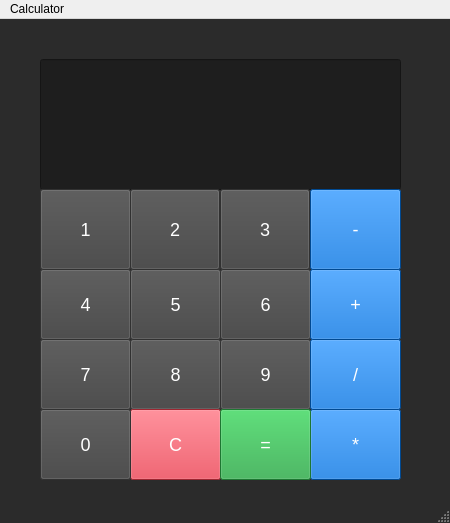
<?xml version="1.0" encoding="UTF-8"?>
<ui version="4.0">
 <class>MainWindow</class>
 <widget class="QMainWindow" name="MainWindow">
  <property name="geometry">
   <rect>
    <x>0</x>
    <y>0</y>
    <width>450</width>
    <height>523</height>
   </rect>
  </property>
  <property name="windowTitle">
   <string>MainWindow</string>
  </property>
  <property name="styleSheet">
   <string notr="true">
QMainWindow { background-color: #2b2b2b; }
QLineEdit { background-color: #1e1e1e; color: #ffffff; font-size: 24px; }
QPushButton { background-color: #444444; color: #ffffff; font-size: 18px; }
QPushButton#btn_add, QPushButton#btn_sub, QPushButton#btn_mul, QPushButton#btn_div { background-color: #0066cc; }
QPushButton#btn_eq { background-color: #28a745; }
QPushButton#btn_clear { background-color: #dc3545; }
   </string>
  </property>
  <widget class="QWidget" name="centralwidget">
   <widget class="QLineEdit" name="lineEdit">
    <property name="geometry">
     <rect>
      <x>40</x>
      <y>40</y>
      <width>361</width>
      <height>131</height>
     </rect>
    </property>
    <property name="text">
     <string/>
    </property>
   </widget>
   <widget class="QPushButton" name="btn_1">
    <property name="geometry">
     <rect>
      <x>40</x>
      <y>170</y>
      <width>91</width>
      <height>81</height>
     </rect>
    </property>
    <property name="cursor">
     <cursorShape>ArrowCursor</cursorShape>
    </property>
    <property name="text">
     <string>1</string>
    </property>
   </widget>
   <widget class="QPushButton" name="btn_2">
    <property name="geometry">
     <rect>
      <x>130</x>
      <y>170</y>
      <width>90</width>
      <height>81</height>
     </rect>
    </property>
    <property name="text">
     <string>2</string>
    </property>
   </widget>
   <widget class="QPushButton" name="btn_3">
    <property name="geometry">
     <rect>
      <x>220</x>
      <y>170</y>
      <width>90</width>
      <height>81</height>
     </rect>
    </property>
    <property name="text">
     <string>3</string>
    </property>
   </widget>
   <widget class="QPushButton" name="btn_4">
    <property name="geometry">
     <rect>
      <x>40</x>
      <y>250</y>
      <width>91</width>
      <height>71</height>
     </rect>
    </property>
    <property name="text">
     <string>4</string>
    </property>
   </widget>
   <widget class="QPushButton" name="btn_5">
    <property name="geometry">
     <rect>
      <x>130</x>
      <y>250</y>
      <width>91</width>
      <height>71</height>
     </rect>
    </property>
    <property name="text">
     <string>5</string>
    </property>
   </widget>
   <widget class="QPushButton" name="btn_8">
    <property name="geometry">
     <rect>
      <x>130</x>
      <y>320</y>
      <width>91</width>
      <height>71</height>
     </rect>
    </property>
    <property name="text">
     <string>8</string>
    </property>
   </widget>
   <widget class="QPushButton" name="btn_9">
    <property name="geometry">
     <rect>
      <x>220</x>
      <y>320</y>
      <width>91</width>
      <height>71</height>
     </rect>
    </property>
    <property name="text">
     <string>9</string>
    </property>
   </widget>
   <widget class="QPushButton" name="btn_6">
    <property name="geometry">
     <rect>
      <x>220</x>
      <y>250</y>
      <width>91</width>
      <height>71</height>
     </rect>
    </property>
    <property name="text">
     <string>6</string>
    </property>
   </widget>
   <widget class="QPushButton" name="btn_7">
    <property name="geometry">
     <rect>
      <x>40</x>
      <y>320</y>
      <width>91</width>
      <height>71</height>
     </rect>
    </property>
    <property name="text">
     <string>7</string>
    </property>
   </widget>
   <widget class="QPushButton" name="btn_add">
    <property name="geometry">
     <rect>
      <x>310</x>
      <y>250</y>
      <width>91</width>
      <height>71</height>
     </rect>
    </property>
    <property name="text">
     <string>+</string>
    </property>
   </widget>
   <widget class="QPushButton" name="btn_sub">
    <property name="geometry">
     <rect>
      <x>310</x>
      <y>170</y>
      <width>91</width>
      <height>81</height>
     </rect>
    </property>
    <property name="text">
     <string>-</string>
    </property>
   </widget>
   <widget class="QPushButton" name="btn_div">
    <property name="geometry">
     <rect>
      <x>310</x>
      <y>320</y>
      <width>91</width>
      <height>71</height>
     </rect>
    </property>
    <property name="text">
     <string>/</string>
    </property>
   </widget>
   <widget class="QPushButton" name="btn_mul">
    <property name="geometry">
     <rect>
      <x>310</x>
      <y>390</y>
      <width>91</width>
      <height>71</height>
     </rect>
    </property>
    <property name="text">
     <string>*</string>
    </property>
   </widget>
   <widget class="QPushButton" name="btn_clear">
    <property name="geometry">
     <rect>
      <x>130</x>
      <y>390</y>
      <width>91</width>
      <height>71</height>
     </rect>
    </property>
    <property name="text">
     <string>C</string>
    </property>
   </widget>
   <widget class="QPushButton" name="btn_0">
    <property name="geometry">
     <rect>
      <x>40</x>
      <y>390</y>
      <width>91</width>
      <height>71</height>
     </rect>
    </property>
    <property name="text">
     <string>0</string>
    </property>
   </widget>
   <widget class="QPushButton" name="btn_eq">
    <property name="geometry">
     <rect>
      <x>220</x>
      <y>390</y>
      <width>91</width>
      <height>71</height>
     </rect>
    </property>
    <property name="text">
     <string>=</string>
    </property>
   </widget>
  </widget>
  <widget class="QMenuBar" name="menubar">
   <property name="geometry">
    <rect>
     <x>0</x>
     <y>0</y>
     <width>450</width>
     <height>25</height>
    </rect>
   </property>
   <widget class="QMenu" name="menuCalculator">
    <property name="title">
     <string>Calculator</string>
    </property>
   </widget>
   <addaction name="menuCalculator"/>
  </widget>
  <widget class="QStatusBar" name="statusbar"/>
 </widget>
 <tabstops>
  <tabstop>lineEdit</tabstop>
  <tabstop>btn_2</tabstop>
  <tabstop>btn_3</tabstop>
  <tabstop>btn_4</tabstop>
  <tabstop>btn_5</tabstop>
  <tabstop>btn_8</tabstop>
  <tabstop>btn_9</tabstop>
  <tabstop>btn_6</tabstop>
  <tabstop>btn_7</tabstop>
  <tabstop>btn_add</tabstop>
  <tabstop>btn_sub</tabstop>
  <tabstop>btn_div</tabstop>
  <tabstop>btn_mul</tabstop>
  <tabstop>btn_clear</tabstop>
  <tabstop>btn_0</tabstop>
  <tabstop>btn_eq</tabstop>
  <tabstop>btn_1</tabstop>
 </tabstops>
 <resources/>
 <connections/>
</ui>
